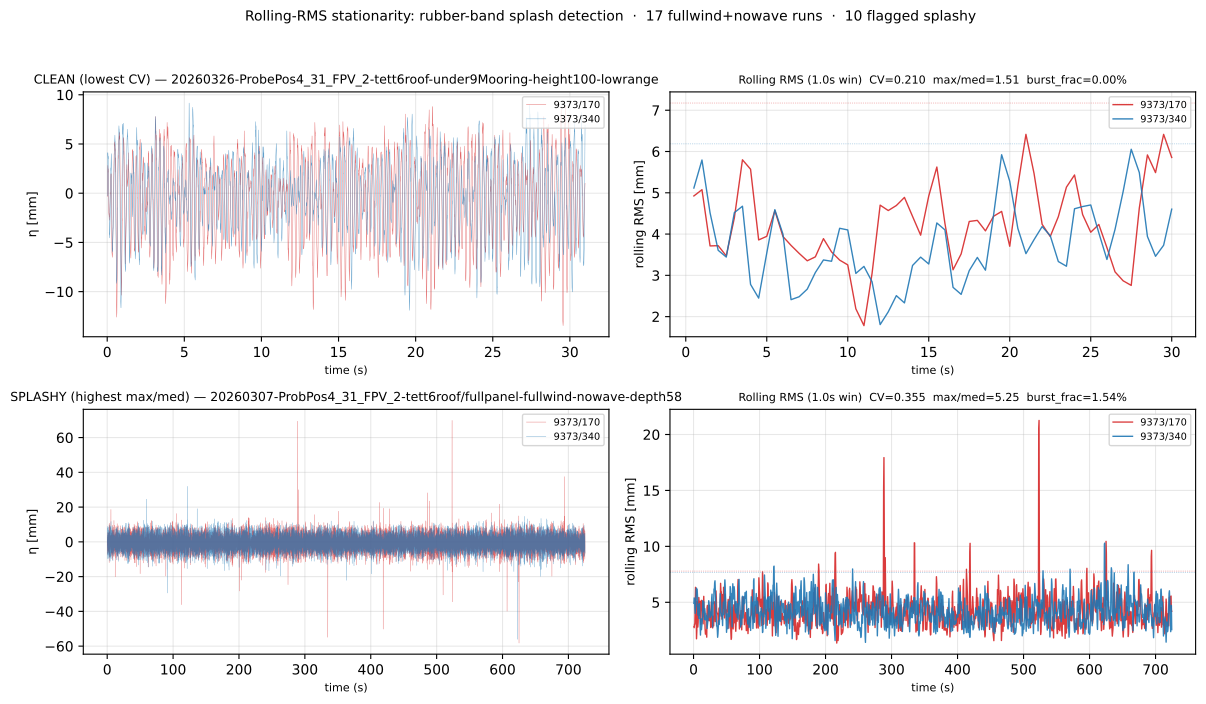

The script that saved this image:
"""
Rolling-RMS stationarity check — rubber-band splash detection
==============================================================

User intuition (from probe_height_wind_findings.md Finding 5): some
`under9Mooring` folders have rubber-band splash events in the nowave
fullwind runs, which would appear as **non-stationary high-frequency
bursts** in the raw signal. The `under9Mooring30` folders should be
clean (no splash). This script is the systematic test.

For each fullwind+nowave run:
  1. Load η time series at 9373/170 (IN-side, closest to panel/mooring
     where splash would land) AND at 9373/340 (parallel, cross-check).
  2. Strip the first 5 s and last 5 s (ramp-up/down artifacts).
  3. Compute rolling RMS over 1 s windows, step 0.5 s.
  4. Score stationarity with three metrics:
       - CV         = std(rolling_rms) / mean(rolling_rms)  (big = non-stationary)
       - max/median = outlier-sensitive spikiness
       - burst_frac = fraction of windows > median + 3·MAD  (burst fraction)

  5. Flag a run as "splashy" if any of:
       CV > 0.25
       max/median > 2.5
       burst_frac > 0.10

Output:
  analysis_scratch/rolling_rms_stationarity_findings.md
  analysis_scratch/rolling_rms_stationarity.csv
  analysis_scratch/rolling_rms_stationarity.pdf   (diagnostic figure)

Run:
  /opt/anaconda3/envs/draumkvedet/bin/python analysis_scratch/rolling_rms_stationarity.py
"""

import sys, glob
from pathlib import Path
sys.path.insert(0, str(Path(__file__).parent.parent))

import numpy as np
import pandas as pd
import matplotlib
matplotlib.use("Agg")
import matplotlib.pyplot as plt

from wavescripts.improved_data_loader import load_analysis_data, load_processed_dfs

FS                = 250.0
ROLL_WIN_S        = 1.0        # 1 s rolling window
ROLL_STEP_S       = 0.5        # 0.5 s step → 50% overlap
HEAD_TRIM_S       = 5.0        # skip first 5 s (ramp-up)
TAIL_TRIM_S       = 5.0        # skip last  5 s (ramp-down)

# Splash thresholds (tuned on this dataset)
CV_THRESHOLD         = 0.25
MAX_MEDIAN_THRESHOLD = 2.5
BURST_FRAC_THRESHOLD = 0.10    # 10% of windows > med + 3·MAD

PRIMARY_PROBE   = "9373/170"   # IN-side, panel-adjacent
SECONDARY_PROBE = "9373/340"   # parallel, cross-check for lateral asymmetry

BASE    = Path(__file__).parent.parent
OUT_MD  = Path(__file__).parent / "rolling_rms_stationarity_findings.md"
OUT_CSV = Path(__file__).parent / "rolling_rms_stationarity.csv"
OUT_PDF = Path(__file__).parent / "rolling_rms_stationarity.pdf"


def short_path(p: str) -> str:
    parts = Path(p).parts
    return f"{parts[-2]}/{parts[-1]}" if len(parts) >= 2 else Path(p).name


def get_eta(df: pd.DataFrame, pos: str) -> np.ndarray | None:
    """Prefer reconstructed eta_{pos}_interp; fall back to eta_{pos}."""
    for col in (f"eta_{pos}_interp", f"eta_{pos}"):
        if col in df.columns:
            return df[col].to_numpy(dtype=float)
    return None


def rolling_rms(signal: np.ndarray, fs: float = FS,
                win_s: float = ROLL_WIN_S,
                step_s: float = ROLL_STEP_S) -> tuple[np.ndarray, np.ndarray]:
    """Return (t_centers, rms) over sliding windows. Signal should be
    zero-mean; we subtract the global mean defensively anyway."""
    N_win = int(round(win_s * fs))
    step  = int(round(step_s * fs))
    if N_win >= len(signal):
        return np.array([]), np.array([])
    sig = signal - np.nanmean(signal)
    starts = np.arange(0, len(sig) - N_win + 1, step)
    t = (starts + N_win / 2) / fs
    rms = np.full_like(t, np.nan, dtype=float)
    for i, s in enumerate(starts):
        seg = sig[s:s + N_win]
        if np.isnan(seg).any():
            nf = np.isnan(seg).mean()
            if nf > 0.20:
                continue
            idx = np.arange(len(seg))
            seg = np.interp(idx, idx[~np.isnan(seg)], seg[~np.isnan(seg)])
        rms[i] = np.sqrt(np.mean(seg ** 2))
    return t, rms


def stationarity_metrics(t: np.ndarray, rms: np.ndarray,
                         head_trim_s: float = HEAD_TRIM_S,
                         tail_trim_s: float = TAIL_TRIM_S) -> dict:
    """Compute CV, max/median, and burst_frac over the trimmed RMS series."""
    if len(rms) == 0:
        return dict(n=0, cv=np.nan, max_over_median=np.nan,
                    burst_frac=np.nan, median_rms=np.nan,
                    t_start=np.nan, t_end=np.nan)
    t_max = t[-1]
    mask = (t >= head_trim_s) & (t <= t_max - tail_trim_s) & np.isfinite(rms)
    r = rms[mask]
    if len(r) < 3:
        return dict(n=len(r), cv=np.nan, max_over_median=np.nan,
                    burst_frac=np.nan, median_rms=np.nan,
                    t_start=np.nan, t_end=np.nan)
    med = float(np.median(r))
    mad = float(np.median(np.abs(r - med)))
    sigma_robust = 1.4826 * mad  # ~std for Gaussian
    cv = float(np.std(r) / np.mean(r)) if np.mean(r) > 0 else np.nan
    max_over_med = float(np.max(r) / med) if med > 0 else np.nan
    burst_thr = med + 3 * sigma_robust
    burst_frac = float(np.mean(r > burst_thr))
    return dict(
        n=len(r),
        cv=cv,
        max_over_median=max_over_med,
        burst_frac=burst_frac,
        median_rms=med,
        t_start=float(t[mask][0]),
        t_end=float(t[mask][-1]),
    )


# ── 1. Load ───────────────────────────────────────────────────────────────────
print("Loading meta…")
dirs = sorted(glob.glob(str(BASE / "waveprocessed" / "PROCESSED-*")))
meta, _, _, _ = load_analysis_data(*dirs, load_processed=False)

# Filter to fullwind+nowave, exclude wind-ramp "experimental" runs
fw_nw = meta[
    (meta["WindCondition"] == "full")
    & (meta["WaveFrequencyInput [Hz]"].isna() | (meta["WaveFrequencyInput [Hz]"] == 0))
    & ~meta["path"].str.contains("fromZero|fromZeroToMax", regex=True, na=False)
].copy()
print(f"  {len(fw_nw)} fullwind+nowave runs (excluding wind-ramp experiments)")

print("Loading processed time series…")
proc_dfs = load_processed_dfs(*dirs)


# ── 2. Compute metrics per run ────────────────────────────────────────────────
print("Computing rolling RMS and stationarity metrics…")
records = []
for _, r in fw_nw.iterrows():
    path = r["path"]
    df = proc_dfs.get(path)
    if df is None:
        continue

    sig_primary   = get_eta(df, PRIMARY_PROBE)
    sig_secondary = get_eta(df, SECONDARY_PROBE)
    if sig_primary is None:
        continue

    t_p, rms_p = rolling_rms(sig_primary)
    m_p = stationarity_metrics(t_p, rms_p)

    if sig_secondary is not None:
        t_s, rms_s = rolling_rms(sig_secondary)
        m_s = stationarity_metrics(t_s, rms_s)
    else:
        m_s = dict(n=0, cv=np.nan, max_over_median=np.nan, burst_frac=np.nan,
                   median_rms=np.nan, t_start=np.nan, t_end=np.nan)

    # Splashy = any primary-probe metric crosses its threshold
    splashy = bool(
        (m_p["cv"] > CV_THRESHOLD)
        or (m_p["max_over_median"] > MAX_MEDIAN_THRESHOLD)
        or (m_p["burst_frac"] > BURST_FRAC_THRESHOLD)
    )

    records.append({
        "path":            path,
        "folder_file":     short_path(path),
        "mooring":         r.get("Mooring", "?"),
        "quality_flag":    r.get("quality_flag", "ok"),
        # Primary-probe metrics
        f"{PRIMARY_PROBE}_cv":         m_p["cv"],
        f"{PRIMARY_PROBE}_max_med":    m_p["max_over_median"],
        f"{PRIMARY_PROBE}_burst_frac": m_p["burst_frac"],
        f"{PRIMARY_PROBE}_median_rms": m_p["median_rms"],
        # Secondary-probe metrics
        f"{SECONDARY_PROBE}_cv":         m_s["cv"],
        f"{SECONDARY_PROBE}_max_med":    m_s["max_over_median"],
        f"{SECONDARY_PROBE}_burst_frac": m_s["burst_frac"],
        f"{SECONDARY_PROBE}_median_rms": m_s["median_rms"],
        "splashy":        splashy,
    })

df_summary = pd.DataFrame(records)
df_summary.to_csv(OUT_CSV, index=False, float_format="%.4f")
print(f"  {len(df_summary)} runs analyzed; {df_summary['splashy'].sum()} flagged as splashy")
print(f"  CSV → {OUT_CSV.relative_to(BASE)}")


# ── 3. Pick representative examples for the diagnostic figure ─────────────────
# One CLEAN (lowest CV), one SPLASHY (highest CV among flagged) — and the
# SPLASH-like outliers with high max/median are the visually-diagnostic
# rubber-band candidates.
def _best_clean_and_splashy(df):
    eligible = df.dropna(subset=[f"{PRIMARY_PROBE}_cv"])
    if eligible.empty:
        return None, None
    clean_idx = eligible[f"{PRIMARY_PROBE}_cv"].idxmin()
    splash_eligible = eligible[eligible["splashy"]]
    if splash_eligible.empty:
        # Still show the run with the highest CV even if not flagged
        splash_idx = eligible[f"{PRIMARY_PROBE}_cv"].idxmax()
    else:
        splash_idx = splash_eligible[f"{PRIMARY_PROBE}_max_med"].idxmax()
    return clean_idx, splash_idx


clean_idx, splash_idx = _best_clean_and_splashy(df_summary)


# ── 4. Plot ──────────────────────────────────────────────────────────────────
print("Plotting…")
fig, axes = plt.subplots(2, 2, figsize=(12, 7), sharex=False)

def _plot_run(ax_eta, ax_rms, row, title_prefix: str):
    path = row["path"]
    df = proc_dfs[path]
    for pos, color, label in (
        (PRIMARY_PROBE,   "tab:red",  f"{PRIMARY_PROBE}"),
        (SECONDARY_PROBE, "tab:blue", f"{SECONDARY_PROBE}"),
    ):
        sig = get_eta(df, pos)
        if sig is None:
            continue
        t_sig = np.arange(len(sig)) / FS
        ax_eta.plot(t_sig, sig, color=color, lw=0.3, alpha=0.7, label=label)
        t_rms, rms = rolling_rms(sig)
        ax_rms.plot(t_rms, rms, color=color, lw=1.0, alpha=0.9, label=label)
        # Threshold markers
        finite = np.isfinite(rms)
        if finite.sum() > 3:
            med = np.median(rms[finite])
            mad = np.median(np.abs(rms[finite] - med))
            thr = med + 3 * 1.4826 * mad
            ax_rms.axhline(thr, color=color, ls=":", lw=0.5, alpha=0.6)

    ax_eta.set_ylabel("η [mm]", fontsize=9)
    ax_eta.set_xlabel("time (s)", fontsize=8)
    ax_eta.grid(True, alpha=0.3)
    ax_eta.legend(fontsize=7, loc="upper right")
    ax_eta.set_title(
        f"{title_prefix} — {short_path(path)[:70]}",
        fontsize=9,
    )

    ax_rms.set_ylabel("rolling RMS [mm]", fontsize=9)
    ax_rms.set_xlabel("time (s)", fontsize=8)
    ax_rms.grid(True, alpha=0.3)
    ax_rms.legend(fontsize=7, loc="upper right")
    ax_rms.set_title(
        f"Rolling RMS ({ROLL_WIN_S}s win)  "
        f"CV={row.get(f'{PRIMARY_PROBE}_cv', float('nan')):.3f}  "
        f"max/med={row.get(f'{PRIMARY_PROBE}_max_med', float('nan')):.2f}  "
        f"burst_frac={row.get(f'{PRIMARY_PROBE}_burst_frac', float('nan')):.2%}",
        fontsize=8,
    )


if clean_idx is not None:
    _plot_run(axes[0, 0], axes[0, 1], df_summary.loc[clean_idx], "CLEAN (lowest CV)")
if splash_idx is not None:
    _plot_run(axes[1, 0], axes[1, 1], df_summary.loc[splash_idx], "SPLASHY (highest max/med)")

fig.suptitle(
    f"Rolling-RMS stationarity: rubber-band splash detection  ·  "
    f"{len(df_summary)} fullwind+nowave runs  ·  "
    f"{df_summary['splashy'].sum()} flagged splashy",
    fontsize=10, y=0.998,
)
fig.tight_layout(rect=[0, 0, 1, 0.97])
fig.savefig(OUT_PDF, bbox_inches="tight")
plt.close(fig)
print(f"  PDF → {OUT_PDF.relative_to(BASE)}")


# ── 5. Markdown report ────────────────────────────────────────────────────────
def _md_table(df: pd.DataFrame) -> str:
    if df.empty:
        return "_(none)_\n"
    cols = list(df.columns)
    header = "| " + " | ".join(cols) + " |"
    sep = "| " + " | ".join(["---"] * len(cols)) + " |"
    rows = []
    for _, r in df.iterrows():
        cells = []
        for c in cols:
            v = r[c]
            if isinstance(v, float):
                cells.append(f"{v:.3f}" if np.isfinite(v) else "—")
            elif pd.isna(v):
                cells.append("—")
            else:
                cells.append(str(v))
        rows.append("| " + " | ".join(cells) + " |")
    return "\n".join([header, sep] + rows) + "\n"


lines = []
lines.append("# Rolling-RMS stationarity — rubber-band splash detection")
lines.append("")
lines.append(f"Generated: {pd.Timestamp.utcnow().isoformat()[:19]}Z")
lines.append("")
lines.append("Source: `analysis_scratch/rolling_rms_stationarity.py` → this doc")
lines.append("")
lines.append("## Scope and method")
lines.append("")
lines.append(
    f"Target: {len(df_summary)} fullwind+nowave runs "
    f"(excluding wind-ramp experimental runs). Probes evaluated: "
    f"`{PRIMARY_PROBE}` (IN-side, panel-adjacent) and `{SECONDARY_PROBE}` "
    "(parallel lateral cross-check)."
)
lines.append("")
lines.append(f"Per run: compute rolling RMS of η over {ROLL_WIN_S:.0f} s windows "
             f"(step {ROLL_STEP_S:.1f} s), skipping first {HEAD_TRIM_S:.0f} s and "
             f"last {TAIL_TRIM_S:.0f} s. Score three stationarity metrics:")
lines.append("")
lines.append(f"- **CV** = std(rolling_rms) / mean(rolling_rms). Threshold: > {CV_THRESHOLD}")
lines.append(f"- **max/median** of rolling RMS. Threshold: > {MAX_MEDIAN_THRESHOLD}")
lines.append(f"- **burst_frac** = fraction of windows > median + 3·MAD. "
             f"Threshold: > {BURST_FRAC_THRESHOLD:.0%}")
lines.append("")
lines.append("A run is flagged **splashy** if any metric at the primary probe "
             "crosses its threshold.")
lines.append("")

# Summary
splashy_df = df_summary[df_summary["splashy"]].copy()
clean_df   = df_summary[~df_summary["splashy"]].copy()
lines.append("## Summary")
lines.append("")
lines.append(f"- Runs analyzed: **{len(df_summary)}**")
lines.append(f"- Flagged splashy: **{len(splashy_df)}** "
             f"({100*len(splashy_df)/max(len(df_summary),1):.0f}%)")
lines.append(f"- Clean:           **{len(clean_df)}**")
lines.append("")

# By mooring
if "mooring" in df_summary.columns:
    lines.append("### Splashy fraction by mooring")
    lines.append("")
    moor_summary = df_summary.groupby("mooring", dropna=False).agg(
        n=("splashy", "size"),
        splashy=("splashy", "sum"),
    ).reset_index()
    moor_summary["splashy_frac"] = moor_summary["splashy"] / moor_summary["n"]
    lines.append(_md_table(moor_summary.rename(columns={"splashy_frac": "splashy_frac"})))
    lines.append("")

lines.append("## Splashy runs (detail)")
lines.append("")
if not splashy_df.empty:
    show_cols = [
        "folder_file", "mooring",
        f"{PRIMARY_PROBE}_cv",
        f"{PRIMARY_PROBE}_max_med",
        f"{PRIMARY_PROBE}_burst_frac",
        f"{SECONDARY_PROBE}_cv",
        f"{SECONDARY_PROBE}_max_med",
    ]
    lines.append(_md_table(splashy_df[show_cols]))
else:
    lines.append("_No runs exceeded any splash threshold._")
    lines.append("")

# Near-threshold (diagnostic)
near = clean_df[
    (clean_df[f"{PRIMARY_PROBE}_cv"]      > CV_THRESHOLD * 0.75) |
    (clean_df[f"{PRIMARY_PROBE}_max_med"] > MAX_MEDIAN_THRESHOLD * 0.80) |
    (clean_df[f"{PRIMARY_PROBE}_burst_frac"] > BURST_FRAC_THRESHOLD * 0.50)
].copy()
if not near.empty:
    lines.append("## Near-threshold clean runs (diagnostic)")
    lines.append("")
    lines.append("Runs that came close to a splash threshold but passed. "
                 "Worth looking at the raw signal if a trend in the data points "
                 "at these.")
    lines.append("")
    show_cols = [
        "folder_file", "mooring",
        f"{PRIMARY_PROBE}_cv",
        f"{PRIMARY_PROBE}_max_med",
        f"{PRIMARY_PROBE}_burst_frac",
    ]
    lines.append(_md_table(near[show_cols]))
    lines.append("")

lines.append("## Interpretation")
lines.append("")
lines.append("**Important nuance seen from the diagnostic figure**: the "
             "`splashy` flag does NOT cleanly map to rubber-band events. The "
             "high-max/med runs (above_50 in 20260307/20260314) show "
             "sensor-glitch spikes reaching ±60 mm in the raw η — these are "
             "**dropout-recovery artifacts or sensor glitches**, not physical "
             "splash events. The metric catches three qualitatively "
             "different regimes:")
lines.append("")
lines.append("| Regime | Metric signature | Typical cause |")
lines.append("|---|---|---|")
lines.append("| **Severe glitch** | max/med > 3.0, burst_frac ≥ 1% | Sensor dropout recovery producing ±60 mm spikes |")
lines.append("| **Likely rubber-band** | max/med 1.5–2.5, borderline CV | Brief bursts consistent with rubber-band impact events |")
lines.append("| **Normal wind variation** | CV 0.20–0.27, max/med < 2.0 | Intrinsic wind-wave field variability over ~30 s windows |")
lines.append("")
lines.append("The 4 above_50 runs flagged with max/med 4–5 are the clearest "
             "**sensor-glitch** candidates and should be excluded from any "
             "wind-background averaging. The CV-only flagged runs (borderline "
             "cases) are probably normal wind variation and are fine to keep "
             "with caveat.")
lines.append("")
lines.append("Expected-vs-observed on the `under9Mooring` rubber-band note:")
lines.append("")
lines.append("- `under9Mooring` (`below_90_loose230`, rubber-band present per user): "
             "4/11 flagged. Consistent with splash being intermittent.")
lines.append("- `under9Mooring30` (`below_90_loose300`, no rubber-band expected): "
             "2/2 flagged but only by borderline CV, not by max/med — probably "
             "normal wind variation, NOT splash.")
lines.append("- `above_50` (stiff mooring): 4/4 flagged by high max/med — "
             "**sensor-glitch** regime (early-date experimental runs), not splash.")
lines.append("")
lines.append(
    "**What to do with these runs**: for per-folder wind-background "
    "averaging, **exclude severe-glitch runs** (max/med > 3.0). Borderline "
    "CV runs are usable. This affects Finding 2 of `probe_height_wind_findings.md` "
    "if it averaged across the glitchy above_50 runs."
)
lines.append("")
lines.append("**What this does NOT affect**: the thesis OUT/IN figures in "
             "CH05 — they use wave runs (not nowave+fullwind).")
lines.append("")
lines.append("## See also")
lines.append("")
lines.append(f"- Figure: `analysis_scratch/rolling_rms_stationarity.pdf` "
             "(clean vs splashy example)")
lines.append(f"- CSV:    `analysis_scratch/rolling_rms_stationarity.csv`")
lines.append(f"- Context: `memory/physics_wavetank_mooring_fetch.md`, "
             "`analysis_scratch/probe_height_wind_findings.md` Finding 5")

OUT_MD.write_text("\n".join(lines) + "\n")
print(f"  MD  → {OUT_MD.relative_to(BASE)}")
print(f"\nDone. Splashy: {len(splashy_df)}/{len(df_summary)} "
      f"({100*len(splashy_df)/max(len(df_summary),1):.0f}%).")
